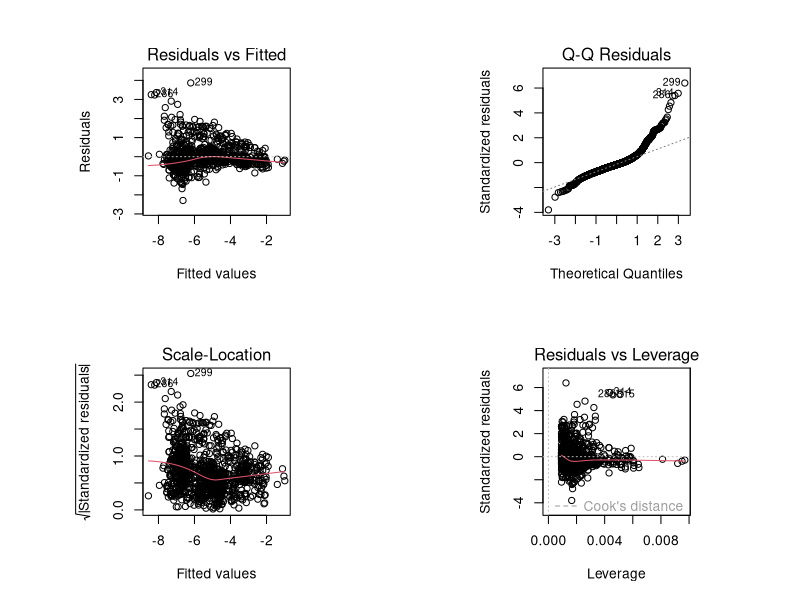
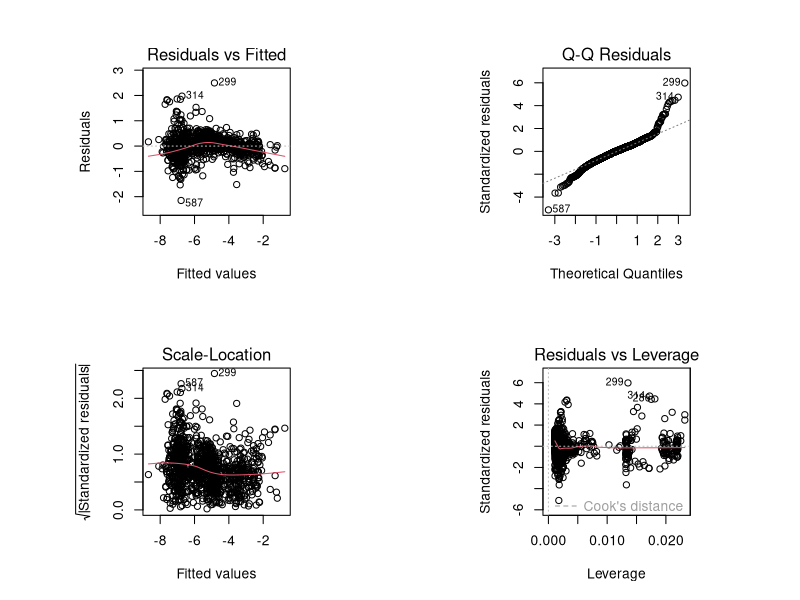
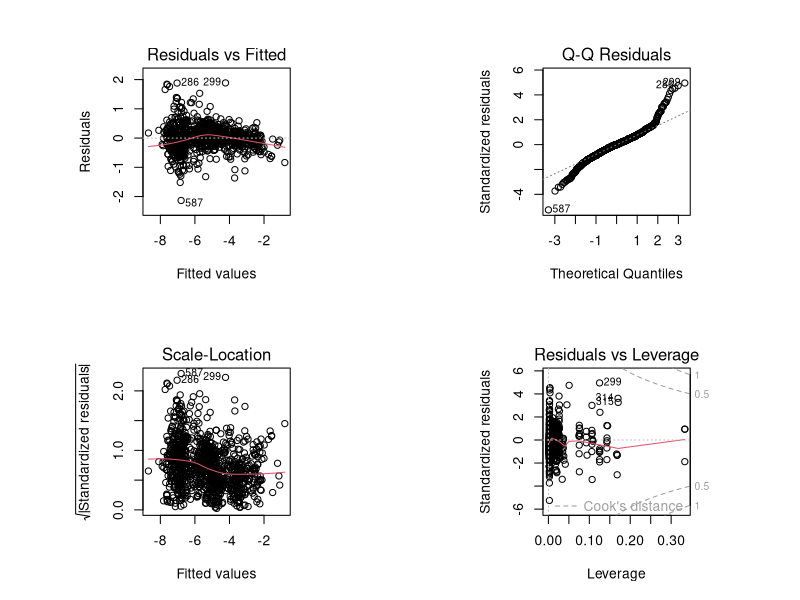
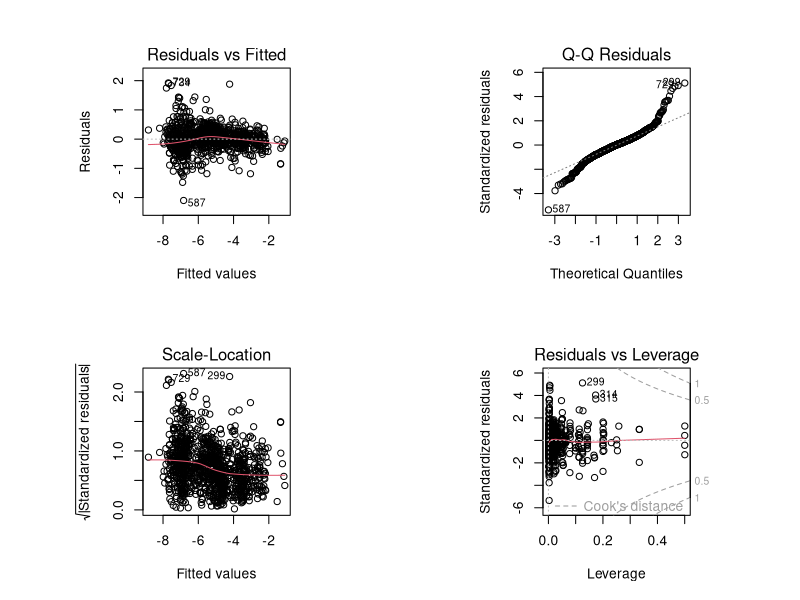
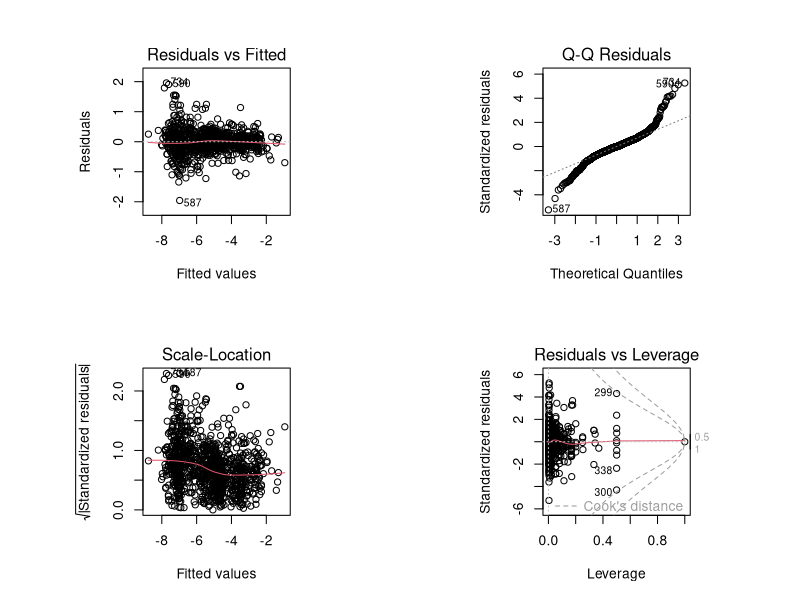
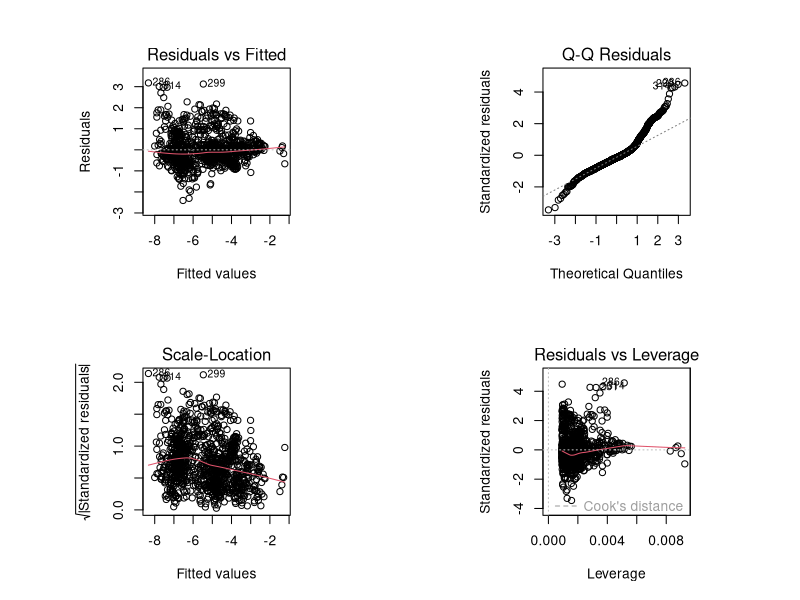
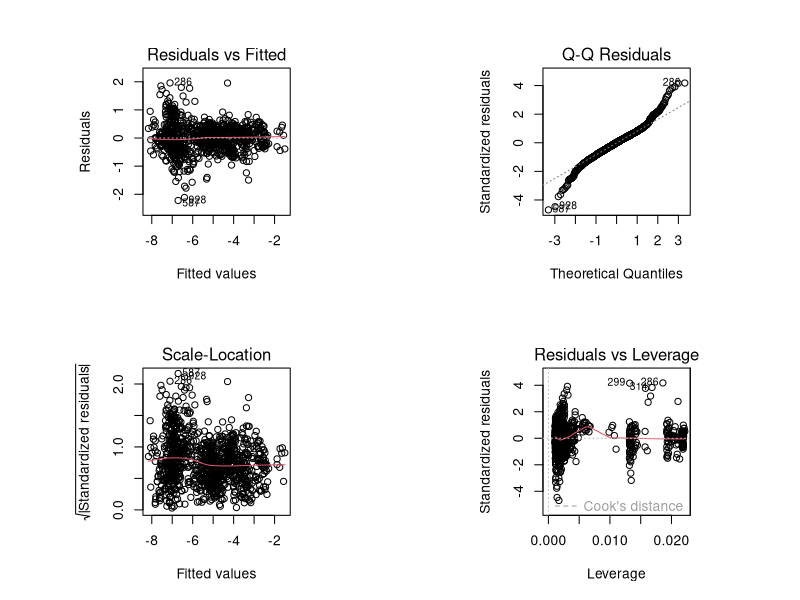
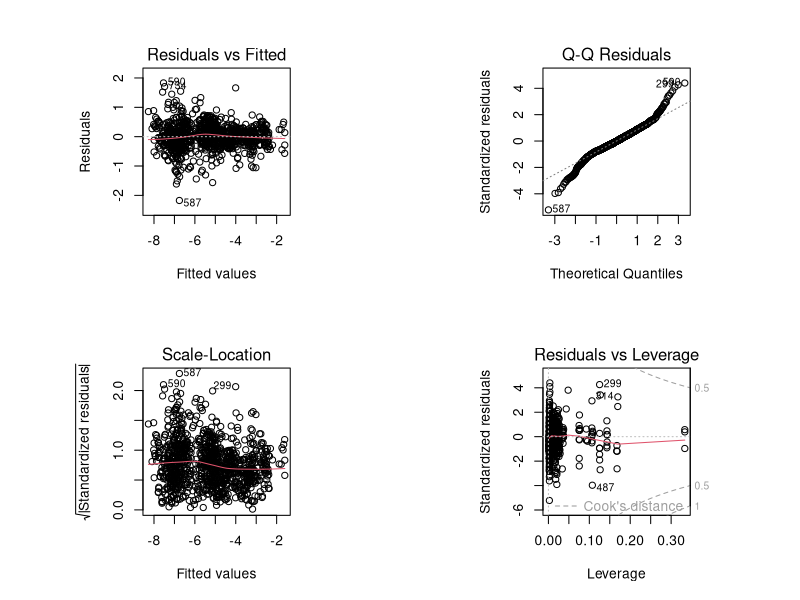

Write R code to recreate these figures, in order.
###Bee analyses

PredAllo=read.csv("PredAlloPoll10218.csv",header=T)

##Individual data frames
PredAllo.split=split(PredAllo,PredAllo$Taxa)
BEE=as.data.frame(PredAllo.split[[1]])
HOV=PredAllo.split[[2]]


##Individual data frames
PredAllo.split=split(PredAllo,PredAllo$Taxa)
BEE=as.data.frame(PredAllo.split[[1]])

#One specimen without genus
BEE=BEE[-454,]
BEE[454,]


#Graphing parameters
par(mfrow=c(2,2))
par(pty="s")

#Libraries
#1
Bee.ITm1=lm(log(Spec.wgt)~log(IT),BEE)
plot(Bee.ITm1)
#2
Bee.ITm2=lm(log(Spec.wgt)~log(IT)+Country,BEE)
plot(Bee.ITm2)
#3
Bee.ITm3=lm(log(Spec.wgt)~log(IT)+Country+Subfamily,BEE)
plot(Bee.ITm3)
#4
Bee.ITm4=lm(log(Spec.wgt)~log(IT)+Country+Tribe,BEE)
plot(Bee.ITm4)
#5
Bee.ITm5=lm(log(Spec.wgt)~log(IT)+Country+Genus,BEE)
plot(Bee.ITm5)
is.na(BEE$Genus)

summary(Bee.ITm1)
#Adjusted R-squared:  0.8488 
summary(Bee.ITm2)
#Adjusted R-squared:  0.9268 
summary(Bee.ITm3)
#Adjusted R-squared:  0.9314 
summary(Bee.ITm4)
#Adjusted R-squared:  0.9351 
summary(Bee.ITm5)
#Adjusted R-squared:  0.9421 

anova(Bee.ITm1,Bee.ITm2,Bee.ITm3,Bee.ITm5)
#Analysis of Variance Table

#Model 1: log(Spec.wgt) ~ log(IT)
#Model 2: log(Spec.wgt) ~ log(IT) + Country
#Model 3: log(Spec.wgt) ~ log(IT) + Country + Subfamily
#Model 4: log(Spec.wgt) ~ log(IT) + Country + Genus
  #Res.Df    RSS Df Sum of Sq        F    Pr(>F)    
#1   1074 392.17                                    
#2   1071 189.30  3   202.872 485.1239 < 2.2e-16 ***
#3   1059 175.48 12    13.824   8.2643 4.911e-15 ***
#4   1036 144.41 23    31.064   9.6891 < 2.2e-16 ***

AIC(Bee.ITm1,Bee.ITm2,Bee.ITm3,Bee.ITm4,Bee.ITm5)

#df       AIC
#Bee.ITm1  3 1973.5501
#Bee.ITm2  6 1195.8314
#Bee.ITm3 18 1138.2381
#Bee.ITm5 41  974.6007


#Different sample size due to missing tribes
#Bee.ITm4 28 1002.8947

summary(Bee.ITm1)
#Adjusted R-squared:  0.8485 
summary(Bee.ITm2)
#Adjusted R-squared:  0.9267 
summary(Bee.ITm3)
#Adjusted R-squared:  0.9312 
summary(Bee.ITm4)
#Adjusted R-squared:  0.9351
summary(Bee.ITm5)
#Adjusted R-squared:  0.9422

###Body length
Bee.BLm1=lm(log(Spec.wgt)~log(BL),BEE)
plot(Bee.BLm1)
Bee.BLm2=lm(log(Spec.wgt)~log(BL)+Country,BEE)
plot(Bee.BLm2)
Bee.BLm3=lm(log(Spec.wgt)~log(BL)+Country+Subfamily,BEE)
plot(Bee.BLm3)
Bee.BLm4=lm(log(Spec.wgt)~log(BL)+Country+Tribe,BEE)
plot(Bee.BLm4)
Bee.BLm5=lm(log(Spec.wgt)~log(BL)+Country+Genus,BEE)
plot(Bee.BLm5)

anova(Bee.BLm1,Bee.BLm2,Bee.BLm3,Bee.BLm5)
#Analysis of Variance Table

#Model 1: log(Spec.wgt) ~ log(BL)
#Model 2: log(Spec.wgt) ~ log(BL) + Country
#Model 3: log(Spec.wgt) ~ log(BL) + Country + Subfamily
#Model 4: log(Spec.wgt) ~ log(BL) + Country + Genus
  #Res.Df    RSS Df Sum of Sq        F    Pr(>F)    
#1   1074 522.45                                    
#2   1071 240.22  3   282.228 618.6484 < 2.2e-16 ***
#3   1059 184.16 12    56.069  30.7260 < 2.2e-16 ***
#4   1036 157.54 23    26.614   7.6095 < 2.2e-16 ***

summary(Bee.BLm1)
#Adjusted R-squared:  0.7981 
summary(Bee.BLm2)
#Adjusted R-squared:  0.9069 
summary(Bee.BLm3)
#Adjusted R-squared:  0.9278 
summary(Bee.BLm4)
#Adjusted R-squared:  0.9355 
summary(Bee.BLm5)
#Adjusted R-squared:  0.9369 

##IT*BL

Bee.ITBLm1=lm(log(Spec.wgt)~log(ITxBL),BEE)
plot(Bee.ITBLm1)
Bee.ITBLm2=lm(log(Spec.wgt)~log(ITxBL)+Country,BEE)
plot(Bee.ITBLm2)
Bee.ITBLm3=lm(log(Spec.wgt)~log(ITxBL)+Country+Subfamily,BEE)
plot(Bee.ITBLm3)
Bee.ITBLm4=lm(log(Spec.wgt)~log(ITxBL)+Country+Tribe,BEE)
plot(Bee.ITBLm4)
Bee.ITBLm5=lm(log(Spec.wgt)~log(ITxBL)+Country+Genus,BEE)
plot(Bee.ITBLm5)

anova(Bee.ITBLm1,Bee.ITBLm2,Bee.ITBLm3,Bee.ITBLm5)
#Analysis of Variance Table

#Model 1: log(Spec.wgt) ~ log(ITxBL)
#Model 2: log(Spec.wgt) ~ log(ITxBL) + Country
#Model 3: log(Spec.wgt) ~ log(ITxBL) + Country + Subfamily
#Model 4: log(Spec.wgt) ~ log(ITxBL) + Country + Genus
  #Res.Df    RSS Df Sum of Sq        F    Pr(>F)    
#1   1074 397.81                                    
#2   1071 170.40  3   227.408 588.5981 < 2.2e-16 ***
#3   1059 154.85 12    15.556  10.0660 < 2.2e-16 ***
#4   1036 133.42 23    21.427   7.2338 < 2.2e-16 ***

summary(Bee.ITBLm1)
#Adjusted R-squared:  0.8463 
summary(Bee.ITBLm2)
#Adjusted R-squared:  0.934 
summary(Bee.ITBLm3)
#Adjusted R-squared:  0.9393
summary(Bee.ITBLm4)
#Adjusted R-squared:  0.9442
summary(Bee.ITBLm5)
#Adjusted R-squared:  0.9466 


#########
# Is gender important??)

#One specimen without genus
table(BEE$Sex)
#1
Bee.ITSm1=lm(log(Spec.wgt)~log(IT)+Sex,BEE)
plot(Bee.ITSm1)
#2
Bee.ITSm2=lm(log(Spec.wgt)~log(IT)+Country+Sex,BEE)
plot(Bee.ITSm2)
#3
Bee.ITSm3=lm(log(Spec.wgt)~log(IT)+Country+Subfamily+Sex,BEE)
plot(Bee.ITSm3)
#4
Bee.ITSm4=lm(log(Spec.wgt)~log(IT)+Country+Tribe+Sex,BEE)
plot(Bee.ITSm4)
#5
Bee.ITSm5=lm(log(Spec.wgt)~log(IT)+Country+Genus+Sex,BEE)
plot(Bee.ITSm5)

summary(Bee.ITSm1)
#Adjusted R-squared:  0.8507 
summary(Bee.ITSm2)
#Adjusted R-squared:  0.927 
summary(Bee.ITSm3)
#Adjusted R-squared:  0.9317 
summary(Bee.ITSm4)
#Adjusted R-squared:  0.9353 
summary(Bee.ITSm5)
#Adjusted R-squared:  0.9425 

